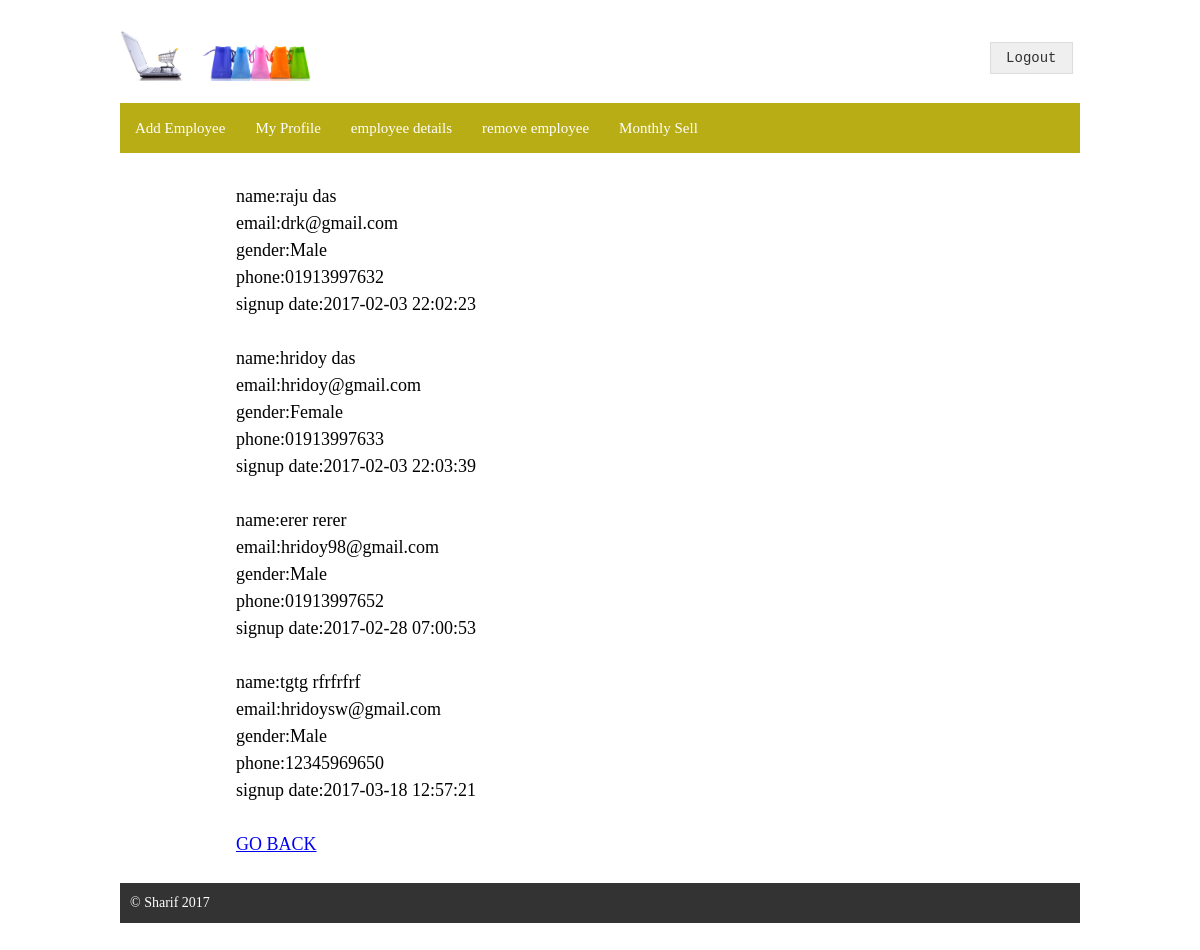
/admin.php (signed in), run on the app's committed database.
### tables this page shows
CREATE TABLE `users` (
  `id` int(6) UNSIGNED NOT NULL,
  `firstName` varchar(100) NOT NULL,
  `lastName` varchar(100) NOT NULL,
  `email` varchar(100) NOT NULL,
  `password` varchar(255) NOT NULL,
  `birthday` date NOT NULL,
  `gender` varchar(20) NOT NULL,
  `phone` varchar(30) NOT NULL,
  `role` tinyint(1) NOT NULL DEFAULT '0',
  `signup_date` timestamp NOT NULL DEFAULT CURRENT_TIMESTAMP ON UPDATE CURRENT_TIMESTAMP
);

### admin.php (the view, shortened to what this page needs)
<!DOCTYPE html>
<html>
<head>
	<link rel="stylesheet" type="text/css" href="style.css">
</head>
				<body>
	<div class="signup">
		<?php require 'template/header1.php'; ?>
		<?php require 'template/menu1.php'; ?>
<div class="maincontent">
			<div class="content">
<?php
	$conn = mysqli_connect("localhost", "root", "","sp1");
$sq2 = "SELECT * FROM users";
$result = mysqli_query($conn, $sq2)or die(mysqli_error());
if (mysqli_num_rows($result) > 0) {
    while($row = mysqli_fetch_assoc($result)) {
		if($row["role"]==2){
				echo "name:".$row["firstName"]." ".$row["lastName"] ."</br>";
				echo "email:".$row["email"]."</br>";
				if($row["gender"]==1){
				echo "gender:"."Male"."</br>";
				}
				else{
				echo "gender:"."Female"."</br>";
				}
				echo "phone:".	$row["phone"]."</br>";
				echo "signup date:".$row["signup_date"]."</br>"."</br>";
	   }
}
}
?>
<a href="profile.php">GO BACK</a>
</div>
</div>
		<div class="footer">
			<p>&copy; Sharif 2017</p>
		</div>
	</div>
</body>
</html>

### style.css (style rules this page uses)
* { margin: 0;padding: 0 }
body { font-family: arial\\\\\\; font-size: 14px; line-height: 20px; color: #000; }
.signup { width:960px; margin: 30px auto; display: block; overflow: hidden; }
.maincontent { overflow: hidden; margin-top: 30px; }
.content { float: right; width: 700px; margin-right:15%; line-height: 1.5; font-size:18px; }
.footer { background:#333; color: #fff; margin-top: 25px; padding: 10px; }

### data on the page
users: firstName "raju", lastName "das", email "drk@gmail.com", shows "gender:", gender "Male", phone "01913997632", signup_date "2017-02-03 22:02:23"
users: firstName "hridoy", lastName "das", email "hridoy@gmail.com", shows "gender:", gender "Female", phone "01913997633", signup_date "2017-02-03 22:03:39"
users: firstName "erer", lastName "rerer", email "hridoy98@gmail.com", shows "gender:", gender "Male", phone "01913997652", signup_date "2017-02-28 07:00:53"
users: firstName "tgtg", lastName "rfrfrfrf", email "hridoysw@gmail.com", shows "gender:", gender "Male", phone "12345969650", signup_date "2017-03-18 12:57:21"
